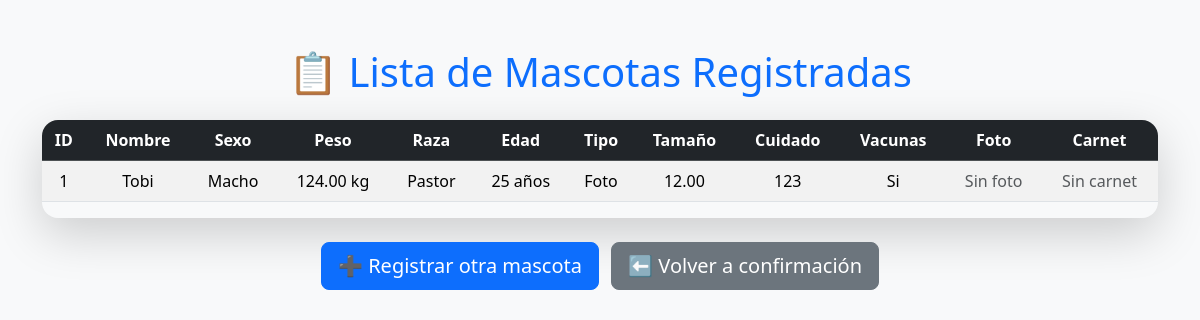
Screenshot of /views/listmas.php with the database file from the repository.
### tables this page shows
CREATE TABLE `mascota` (
  `idmas` bigint(11) NOT NULL,
  `idusu` bigint(11) DEFAULT NULL,
  `nommas` varchar(100) DEFAULT NULL,
  `sexmas` varchar(100) DEFAULT NULL,
  `pesomas` decimal(5,2) DEFAULT NULL,
  `razamas` varchar(100) DEFAULT NULL,
  `edadmas` int(4) DEFAULT NULL,
  `tipomas` varchar(100) DEFAULT NULL,
  `tammas` decimal(5,2) DEFAULT NULL,
  `cuidmas` varchar(300) DEFAULT NULL,
  `vacmas` varchar(300) DEFAULT NULL,
  `carmas` varchar(500) DEFAULT NULL,
  `fotmas` varchar(500) DEFAULT NULL
);

### models/conexion.php (called while the page is built)
<?php
    class conexion {
        public function get_conexion(){
            include("data.php");
            $conexion = new PDO("mysql:host=$host;dbname=$db;charset=utf8", $user, $pass);
            return $conexion;
        }
    }
?>

### models/mmas.php (called while the page is built, shortened)
<?php
require_once "conexion.php";
class Mascota {
    private $db;
    public function __construct() {
        $conexion = new Conexion();
        $this->db = $conexion->get_conexion();
    }
    public function listarMascotas() {
        $sql = "SELECT m.idmas, m.idusu, m.nommas, m.sexmas, m.pesomas, m.razamas, m.edadmas,
                       m.tipomas, m.tammas, m.cuidmas, m.vacmas, m.carmas, m.fotmas,
                       u.nomusu
                FROM mascota m
                JOIN usuario u ON m.idusu = u.idusu
                ORDER BY m.idmas DESC";
        try {
            $stmt = $this->db->query($sql);
            return $stmt->fetchAll(PDO::FETCH_ASSOC);
        } catch (PDOException $e) {
            error_log("Error al listar mascotas: " . $e->getMessage());
            return [];
        }
    }
}
?>

### views/listmas.php (the view, shortened to what this page needs)
<?php
require_once "../models/mmas.php";
$mascota = new Mascota();
$mascotas = $mascota->listarMascotas();
?>
<!DOCTYPE html>
<html lang="es">
<head>
    <link href="https://cdn.jsdelivr.net/npm/bootstrap@5.3.2/dist/css/bootstrap.min.css" rel="stylesheet">
</head>
<body class="bg-light">
    <div class="container py-5">
        <h1 class="mb-4 text-center text-primary">📋 Lista de Mascotas Registradas</h1>
        <?php if (!empty($mascotas)): ?>
            <div class="table-responsive shadow-lg rounded-4">
                <table class="table table-striped table-hover align-middle text-center">
                    <thead class="table-dark">
                        <tr>
                            <th>ID</th>
                            <th>Nombre</th>
                            <th>Sexo</th>
                            <th>Peso</th>
                            <th>Raza</th>
                            <th>Edad</th>
                            <th>Tipo</th>
                            <th>Tamaño</th>
                            <th>Cuidado</th>
                            <th>Vacunas</th>
                            <th>Foto</th>
                            <th>Carnet</th>
                        </tr>
                    </thead>
                    <tbody>
                        <?php foreach ($mascotas as $m): ?>
                            <tr>
                                <td><?= htmlspecialchars($m['idmas']) ?></td>
                                <td><?= htmlspecialchars($m['nommas']) ?></td>
                                <td><?= htmlspecialchars($m['sexmas']) ?></td>
                                <td><?= htmlspecialchars($m['pesomas']) ?> kg</td>
                                <td><?= htmlspecialchars($m['razamas']) ?></td>
                                <td><?= htmlspecialchars($m['edadmas']) ?> años</td>
                                <td><?= htmlspecialchars($m['tipomas']) ?></td>
                                <td><?= htmlspecialchars($m['tammas']) ?></td>
                                <td><?= htmlspecialchars($m['cuidmas']) ?></td>
                                <td><?= htmlspecialchars($m['vacmas']) ?></td>
                                <td>
                                    <?php if (!empty($m['fotmas'])): ?>
                                        <img src="../<?= $m['fotmas'] ?>" width="80" class="rounded shadow">
                                    <?php else: ?>
                                        <span class="text-muted">Sin foto</span>
                                    <?php endif; ?>
                                </td>
                                <td>
                                    <?php if (!empty($m['carmas'])): ?>
                                        <img src="../<?= $m['carmas'] ?>" width="80" class="rounded shadow">
                                    <?php else: ?>
                                        <span class="text-muted">Sin carnet</span>
                                    <?php endif; ?>
                                </td>
                            </tr>
                        <?php endforeach; ?>
                    </tbody>
                </table>
            </div>
        <?php else: ?>
            <div class="alert alert-warning text-center rounded-4 shadow">
                ⚠️ No hay mascotas registradas todavía.
            </div>
        <?php endif; ?>
        <div class="mt-4 text-center">
            <a href="vmas.php" class="btn btn-primary btn-lg me-2">➕ Registrar otra mascota</a>
            <a href="confirmacion.php" class="btn btn-secondary btn-lg">⬅️ Volver a confirmación</a>
        </div>
    </div>
</body>
</html>

### rows the page displays
mascota: idmas "1", nommas "Tobi", sexmas "Macho", pesomas "124.00", razamas "Pastor", edadmas "25", tipomas "Foto", tammas "12.00", cuidmas "123", vacmas "Si", shows "Sin foto", shows "Sin carnet"
